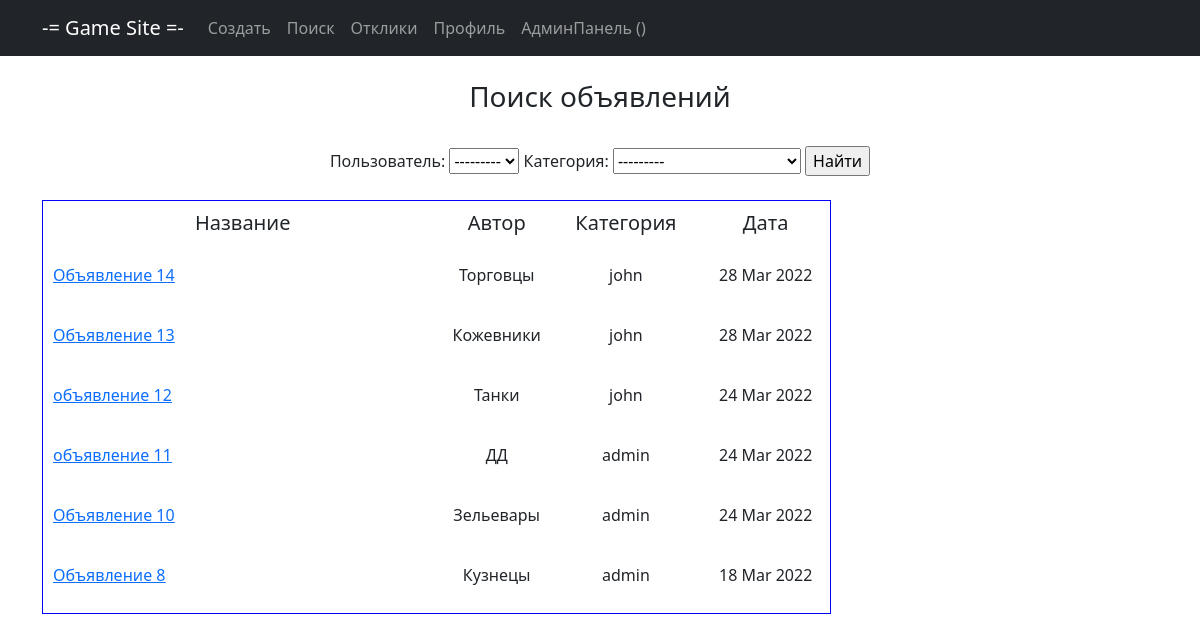
The app's page /search/ with its own data.
### main/models.py (models this page shows, shortened)
class Note(models.Model):
    title = models.CharField(max_length=128, verbose_name='Название')
    content = RichTextUploadingField(verbose_name='Контент')
    datetime = models.DateTimeField(auto_now_add=True, verbose_name='Дата создания')
    user = models.ForeignKey(User, blank=True, null=True, on_delete=models.CASCADE, verbose_name='Пользователь')
    category = models.ForeignKey(Category, on_delete=models.CASCADE, verbose_name='Категория')

class Category(models.Model):
    name = models.CharField(max_length=64, unique=True, verbose_name='Название')
    def __str__(self):
        return f'{self.name}'

### main/views.py (the view)
# urls.py: path('search/', NoteSearch.as_view(), name='search'),
class NoteSearch(ListView):
    model = Note
    template_name = 'note_search.html'
    context_object_name = 'note'
    ordering = ['-datetime']
    def get_context_data(self, **kwargs):
        context = super().get_context_data(**kwargs)
        context['filter'] = NoteFilter(self.request.GET, queryset=self.get_queryset())
        return context

### templates/note_search.html (shortened to what this page needs)
{% extends 'static/default.html' %}
{% block content %}
<br><h3>Поиск объявлений</h3>
<br><form method="GET">
    {{ filter.form }}
    <input type="submit" value="Найти">
</form><br>
<table cellspacing="5" cellpadding="10" border="1"
       style=" border-spacing : 10px; border-color : blue; border-style: solid;" bgcolor="FFFFFF">
    <tr>
        <td width="400">
            <h5>Название</h5>
        </td>
        <td width="100">
            <h5>Автор</h5>
        </td>
        <td width="150">
            <h5>Категория</h5>
        </td>
        <td width="130">
            <h5>Дата</h5>
        </td>
    </tr>
    {% for note in filter.qs %}
    <tr>
        <td>
            <p align="left"><a href="{% url 'detail' note.id %}"><u>{{ note.title | truncatechars:60 }}</u></a></p>
        </td>
        <td>
            <p align="center">{{ note.category }}</p>
        </td>
        <td>
            <p align="center">{{ note.user }}</p>
        </td>
        <td>
            <p align="center">{{ note.datetime | date:"d M Y" }}</p>
        </td>
    </tr>
    {% endfor %}
</table>
<br>
{% endblock content %}

### records on screen
Note: title "Объявление 14", category "Торговцы", user "john", datetime "28 Mar 2022"
Note: title "Объявление 13", category "Кожевники", user "john", datetime "28 Mar 2022"
Note: title "объявление 12", category "Танки", user "john", datetime "24 Mar 2022"
Note: title "объявление 11", category "ДД", user "admin", datetime "24 Mar 2022"
Note: title "Объявление 10", category "Зельевары", user "admin", datetime "24 Mar 2022"
Note: title "Объявление 8", category "Кузнецы", user "admin", datetime "18 Mar 2022"
